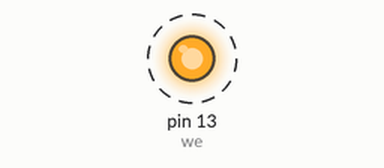
Simulated run of this sketch. Board: Arduino Uno, built with avr-gcc and run on an emulated ATmega328P. Parts: output pins drawn as LEDs (lit = HIGH). Dashed ring = blinking.

Above: at 0.4 s.
Timing chart, 0 to 3.9 s (numbered marks = the images above):
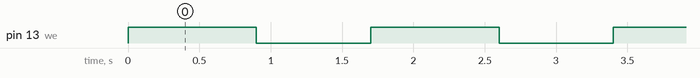

The sketch:

blink_led.ino
```cpp
void setup() {

  pinMode(13,OUTPUT); //we're using pin 13 as an OUTPUT

}

void loop() {

  digitalWrite(13,HIGH); //Turn ON the LED
  delay(900); //Wait for 900ms
  digitalWrite(13,LOW); // Turn OFF the LED
  delay(800);

}
```

Measured:
- by itself, pin 13 (we): alternates HIGH for 0.90 s and LOW for 0.80 s
